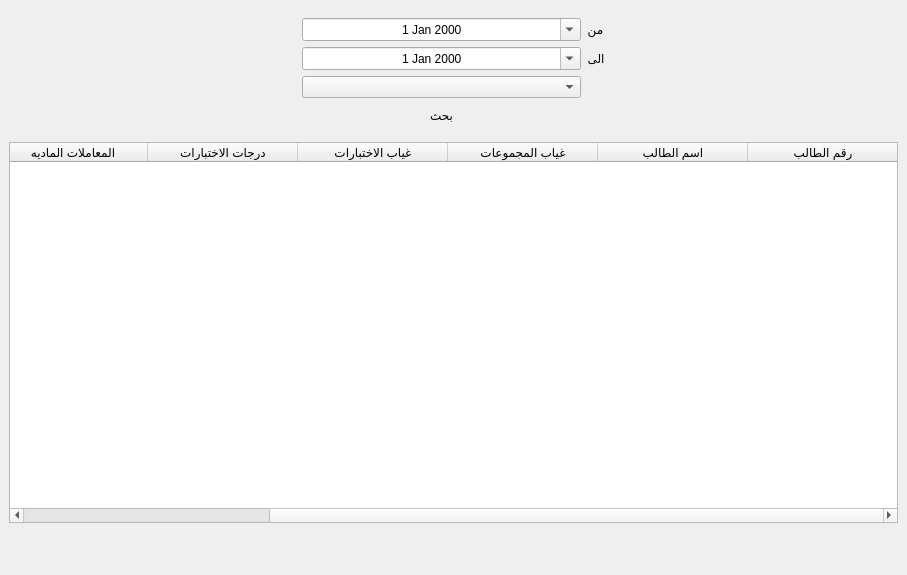
<?xml version="1.0" encoding="UTF-8"?>
<ui version="4.0">
 <class>Form</class>
 <widget class="QWidget" name="Form">
  <property name="geometry">
   <rect>
    <x>0</x>
    <y>0</y>
    <width>907</width>
    <height>575</height>
   </rect>
  </property>
  <property name="windowTitle">
   <string>Form</string>
  </property>
  <layout class="QVBoxLayout" name="verticalLayout">
   <property name="spacing">
    <number>0</number>
   </property>
   <property name="margin">
    <number>0</number>
   </property>
   <item>
    <widget class="QWidget" name="widget" native="true">
     <layout class="QGridLayout" name="gridLayout_2">
      <item row="2" column="0">
       <widget class="QLabel" name="baid_lbl">
        <property name="sizePolicy">
         <sizepolicy hsizetype="Expanding" vsizetype="Preferred">
          <horstretch>0</horstretch>
          <verstretch>0</verstretch>
         </sizepolicy>
        </property>
        <property name="font">
         <font>
          <family>AlArabiya</family>
          <pointsize>20</pointsize>
         </font>
        </property>
        <property name="text">
         <string/>
        </property>
        <property name="alignment">
         <set>Qt::AlignCenter</set>
        </property>
       </widget>
      </item>
      <item row="1" column="0" colspan="2">
       <widget class="QTableWidget" name="all_items">
        <property name="sizePolicy">
         <sizepolicy hsizetype="Expanding" vsizetype="Expanding">
          <horstretch>0</horstretch>
          <verstretch>0</verstretch>
         </sizepolicy>
        </property>
        <property name="maximumSize">
         <size>
          <width>16777215</width>
          <height>16777215</height>
         </size>
        </property>
        <property name="layoutDirection">
         <enum>Qt::RightToLeft</enum>
        </property>
        <property name="editTriggers">
         <set>QAbstractItemView::NoEditTriggers</set>
        </property>
        <attribute name="horizontalHeaderCascadingSectionResizes">
         <bool>true</bool>
        </attribute>
        <attribute name="horizontalHeaderDefaultSectionSize">
         <number>150</number>
        </attribute>
        <attribute name="horizontalHeaderMinimumSectionSize">
         <number>100</number>
        </attribute>
        <attribute name="verticalHeaderMinimumSectionSize">
         <number>23</number>
        </attribute>
        <attribute name="verticalHeaderShowSortIndicator" stdset="0">
         <bool>false</bool>
        </attribute>
        <attribute name="verticalHeaderStretchLastSection">
         <bool>false</bool>
        </attribute>
        <column>
         <property name="text">
          <string>رقم الطالب</string>
         </property>
        </column>
        <column>
         <property name="text">
          <string>اسم الطالب</string>
         </property>
        </column>
        <column>
         <property name="text">
          <string>غياب المجموعات</string>
         </property>
        </column>
        <column>
         <property name="text">
          <string>غياب الاختبارات</string>
         </property>
        </column>
        <column>
         <property name="text">
          <string>درجات الاختبارات</string>
         </property>
        </column>
        <column>
         <property name="text">
          <string>المعاملات الماديه</string>
         </property>
        </column>
        <column>
         <property name="text">
          <string/>
         </property>
        </column>
       </widget>
      </item>
      <item row="0" column="0" colspan="2">
       <widget class="QWidget" name="widget_51" native="true">
        <property name="sizePolicy">
         <sizepolicy hsizetype="Preferred" vsizetype="Preferred">
          <horstretch>0</horstretch>
          <verstretch>0</verstretch>
         </sizepolicy>
        </property>
        <layout class="QGridLayout" name="gridLayout_23">
         <item row="0" column="2">
          <widget class="QLabel" name="label_92">
           <property name="sizePolicy">
            <sizepolicy hsizetype="Fixed" vsizetype="Preferred">
             <horstretch>0</horstretch>
             <verstretch>0</verstretch>
            </sizepolicy>
           </property>
           <property name="text">
            <string>من</string>
           </property>
           <property name="alignment">
            <set>Qt::AlignCenter</set>
           </property>
          </widget>
         </item>
         <item row="1" column="2">
          <widget class="QLabel" name="label_93">
           <property name="sizePolicy">
            <sizepolicy hsizetype="Fixed" vsizetype="Preferred">
             <horstretch>0</horstretch>
             <verstretch>0</verstretch>
            </sizepolicy>
           </property>
           <property name="text">
            <string>الى</string>
           </property>
           <property name="alignment">
            <set>Qt::AlignCenter</set>
           </property>
          </widget>
         </item>
         <item row="1" column="1">
          <widget class="QDateEdit" name="end_dt">
           <property name="alignment">
            <set>Qt::AlignCenter</set>
           </property>
           <property name="calendarPopup">
            <bool>true</bool>
           </property>
          </widget>
         </item>
         <item row="0" column="1">
          <widget class="QDateEdit" name="st_dt">
           <property name="alignment">
            <set>Qt::AlignCenter</set>
           </property>
           <property name="calendarPopup">
            <bool>true</bool>
           </property>
          </widget>
         </item>
         <item row="2" column="1">
          <widget class="QComboBox" name="course_cmb"/>
         </item>
         <item row="1" column="0">
          <widget class="QWidget" name="widget_54" native="true"/>
         </item>
         <item row="1" column="4">
          <widget class="QWidget" name="widget_55" native="true"/>
         </item>
         <item row="3" column="1">
          <widget class="QPushButton" name="search_btn">
           <property name="text">
            <string>بحث</string>
           </property>
           <property name="icon">
            <iconset resource="../../tbat_v1/views/source.qrc">
             <normaloff>:/n/img/Search-100.png</normaloff>:/n/img/Search-100.png</iconset>
           </property>
           <property name="iconSize">
            <size>
             <width>50</width>
             <height>50</height>
            </size>
           </property>
           <property name="flat">
            <bool>true</bool>
           </property>
          </widget>
         </item>
        </layout>
       </widget>
      </item>
     </layout>
    </widget>
   </item>
  </layout>
 </widget>
 <resources>
  <include location="../../tbat_v1/views/source.qrc"/>
  <include location="../views/source.qrc"/>
 </resources>
 <connections/>
</ui>
